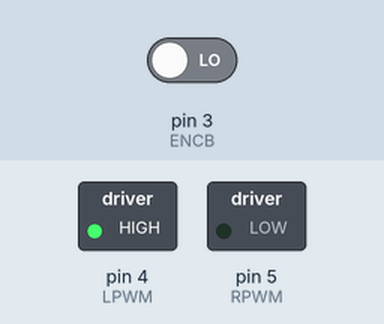
A sketch run on a simulated Arduino Uno, built with avr-gcc and run on an emulated ATmega328P. Parts: switched loads named in the sketch (green lamp = pin HIGH). Inputs (shaded band) come from the test bench; at power-on: pin 3 (ENCB) LOW. What the sketch prints to the serial monitor is not drawn.

Above: at 0.1 s.
Timing chart, 0 to 1.6 s (numbered marks = the images above):
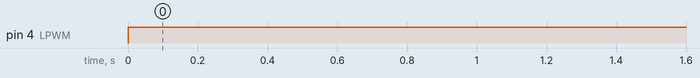

The sketch:

M_PID_posisi.ino
```cpp
#define ENCA 2 //red
#define ENCB 3 //black
#define RPWM 5
#define LPWM 4

int pos = 0;
long prevT = 0;
float eprev = 0;
float eintegral = 0;


void setup() {

  Serial.begin(9600);
  pinMode(ENCA, INPUT);
  pinMode(ENCB, INPUT);
  pinMode(RPWM, OUTPUT);
  pinMode(LPWM, OUTPUT);
  attachInterrupt(digitalPinToInterrupt(ENCB), readEnc, RISING);
  Serial.println("target pos ");
}

void loop() {
  // set target position
  int target = 300;
  //PID Constants
  float kp = 2.6;
  float kd = 0.17;
  float ki = 0.02;

  //time difference
  long currT = micros();
  long et = currT - prevT;
  float deltaT = ((float)(currT - prevT)) / 1.0e6;
  prevT = currT;

  //error
  int e = pos - target;

  // derivative
  float dt = (e - eprev) / (deltaT);
  // integral
  eintegral = eintegral + e * deltaT;

  // kontrol signal
  float u = kp * e + kd * dt + ki * eintegral;

  // motor power
  float pwr = fabs(u);
  if (pwr > 255) {
    pwr = 255;
  }

  // motor direction
  int dir = 1;
  if (u < 0) {
    dir = -1;
  }

  //store previous error
  eprev = e;

  Serial.print(target);
  Serial.print(" << Target, Posisi >> ");
  Serial.print(pos);
  Serial.println();
  //signal the motor
  setMotor(dir, pwr, LPWM, RPWM);
}

void setMotor(int dir, int pwmVal, int lpwmVal, int rpwmVal) {
  if (dir == 1) {
    analogWrite(RPWM, pwmVal);
    analogWrite(LPWM, 0);
  }
  else if (dir == -1) {
    analogWrite(RPWM, 0);
    analogWrite(LPWM, pwmVal);
  }
  else {
    analogWrite(RPWM, 0);
    analogWrite(LPWM, 0);
  }
}

void readEnc() {
  int b = digitalRead(ENCB);
  if (b > 0) {
    pos++;
  }
  else {
    pos--;
  }
}
```

Measured:
- by itself, pin 4 (LPWM): LOW → HIGH at 0.00 s
